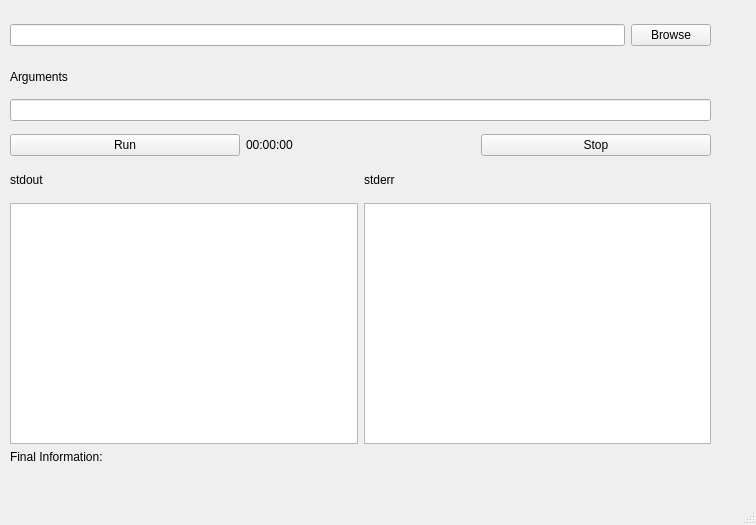
<?xml version="1.0" encoding="UTF-8"?>
<ui version="4.0">
 <class>MainWindow</class>
 <widget class="QMainWindow" name="MainWindow">
  <property name="geometry">
   <rect>
    <x>0</x>
    <y>0</y>
    <width>756</width>
    <height>525</height>
   </rect>
  </property>
  <property name="windowTitle">
   <string>MainWindow</string>
  </property>
  <widget class="QWidget" name="centralwidget">
   <widget class="QWidget" name="">
    <property name="geometry">
     <rect>
      <x>10</x>
      <y>10</y>
      <width>701</width>
      <height>51</height>
     </rect>
    </property>
    <layout class="QHBoxLayout" name="horizontalLayout_2">
     <item>
      <widget class="QLineEdit" name="PathLine"/>
     </item>
     <item>
      <widget class="QPushButton" name="BrowseButton">
       <property name="text">
        <string>Browse</string>
       </property>
      </widget>
     </item>
    </layout>
   </widget>
   <widget class="QWidget" name="">
    <property name="geometry">
     <rect>
      <x>10</x>
      <y>60</y>
      <width>701</width>
      <height>61</height>
     </rect>
    </property>
    <layout class="QVBoxLayout" name="verticalLayout">
     <item>
      <widget class="QLabel" name="ArgumentsLabel">
       <property name="text">
        <string>Arguments</string>
       </property>
      </widget>
     </item>
     <item>
      <widget class="QLineEdit" name="ArgumentLine"/>
     </item>
    </layout>
   </widget>
   <widget class="QWidget" name="">
    <property name="geometry">
     <rect>
      <x>10</x>
      <y>130</y>
      <width>701</width>
      <height>30</height>
     </rect>
    </property>
    <layout class="QHBoxLayout" name="horizontalLayout">
     <item>
      <widget class="QPushButton" name="RunButton">
       <property name="text">
        <string>Run</string>
       </property>
      </widget>
     </item>
     <item>
      <widget class="QLabel" name="TimeLabel">
       <property name="text">
        <string>00:00:00</string>
       </property>
      </widget>
     </item>
     <item>
      <widget class="QPushButton" name="StopButton">
       <property name="text">
        <string>Stop</string>
       </property>
      </widget>
     </item>
    </layout>
   </widget>
   <widget class="QWidget" name="">
    <property name="geometry">
     <rect>
      <x>10</x>
      <y>170</y>
      <width>701</width>
      <height>20</height>
     </rect>
    </property>
    <layout class="QHBoxLayout" name="horizontalLayout_3">
     <item>
      <widget class="QLabel" name="stdoutLabel">
       <property name="text">
        <string>stdout</string>
       </property>
      </widget>
     </item>
     <item>
      <widget class="QLabel" name="stderrLabel">
       <property name="text">
        <string>stderr</string>
       </property>
      </widget>
     </item>
    </layout>
   </widget>
   <widget class="QWidget" name="">
    <property name="geometry">
     <rect>
      <x>10</x>
      <y>203</y>
      <width>701</width>
      <height>261</height>
     </rect>
    </property>
    <layout class="QVBoxLayout" name="verticalLayout_2">
     <item>
      <layout class="QHBoxLayout" name="horizontalLayout_4">
       <item>
        <widget class="QPlainTextEdit" name="OutTextEdit"/>
       </item>
       <item>
        <widget class="QPlainTextEdit" name="ErrTextEdit"/>
       </item>
      </layout>
     </item>
     <item>
      <widget class="QLabel" name="finalInf">
       <property name="text">
        <string>Final Information:</string>
       </property>
      </widget>
     </item>
    </layout>
   </widget>
  </widget>
  <widget class="QMenuBar" name="menubar">
   <property name="geometry">
    <rect>
     <x>0</x>
     <y>0</y>
     <width>756</width>
     <height>26</height>
    </rect>
   </property>
  </widget>
  <widget class="QStatusBar" name="statusbar"/>
 </widget>
 <resources/>
 <connections/>
</ui>
